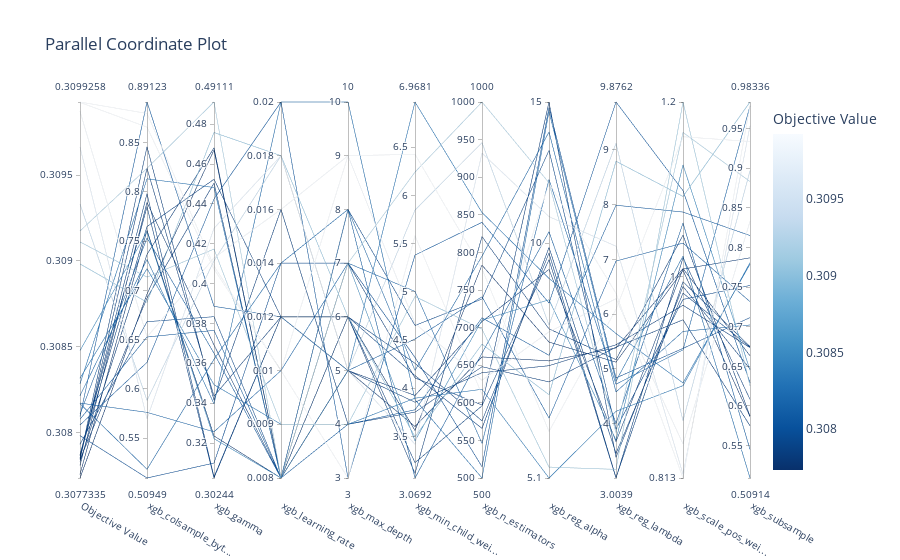

Write notebook code for a chart like this one.
### Code cell
# a more detailed view of how each parameter affects the objective score
fig = optuna.visualization.plot_parallel_coordinate(study)
fig.show()
